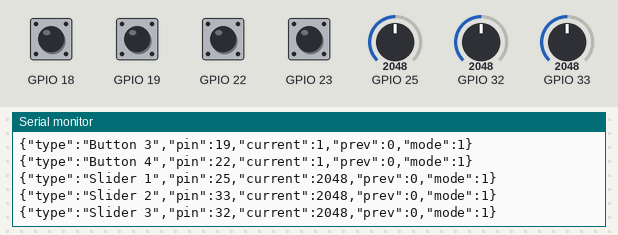
This sketch was run on a simulated ESP32. Shown: the last lines printed to the serial monitor. The inputs (shaded band) are chosen by the test bench; at power-on: GPIO 18, GPIO 19, GPIO 22, GPIO 23 HIGH, GPIO 25 = 2048, GPIO 32 = 2048, GPIO 33 = 2048. WiFi joins after 1.5 s; servers stay silent unless stated; no MQTT or app messages arrive unless stated.

Above: at 2.7 s.
2.8 s: GPIO 25 set to 2866
At 3.4 s:
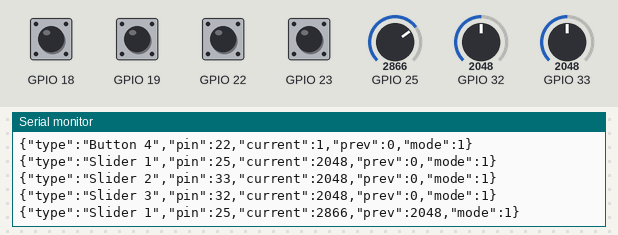
4.3 s: GPIO 32 set to 2866
At 5.5 s:
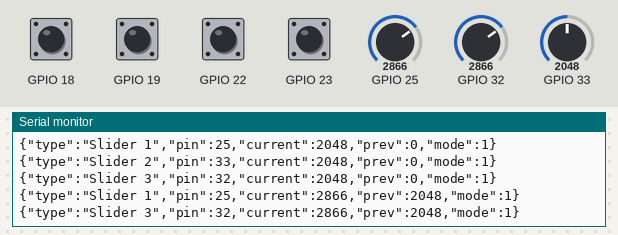
5.8 s: GPIO 33 set to 0
At 6.9 s:
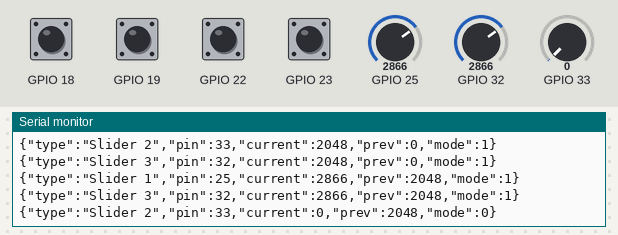
7.3 s: GPIO 18 pulled LOW for 0.15 s
At 8.6 s:
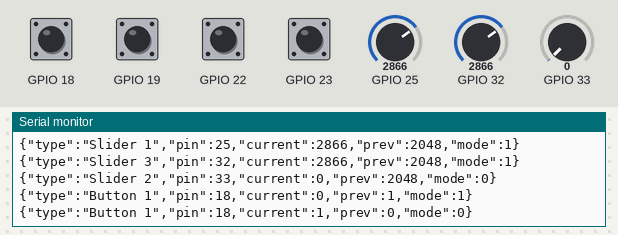
8.9 s: GPIO 19 pulled LOW for 0.15 s
At 10.0 s:
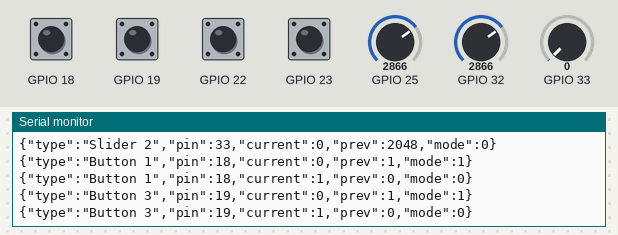
10.5 s: GPIO 18 pulled LOW for 1 s
At 12.4 s:
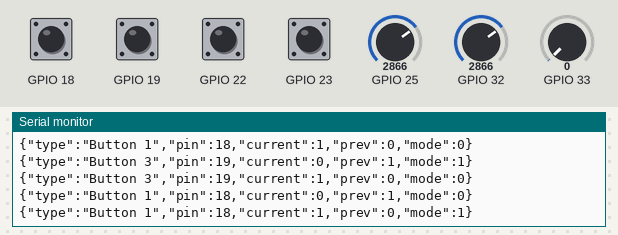
Timing chart, 0 to 13.9 s (numbered marks = the images above; inputs shaded):
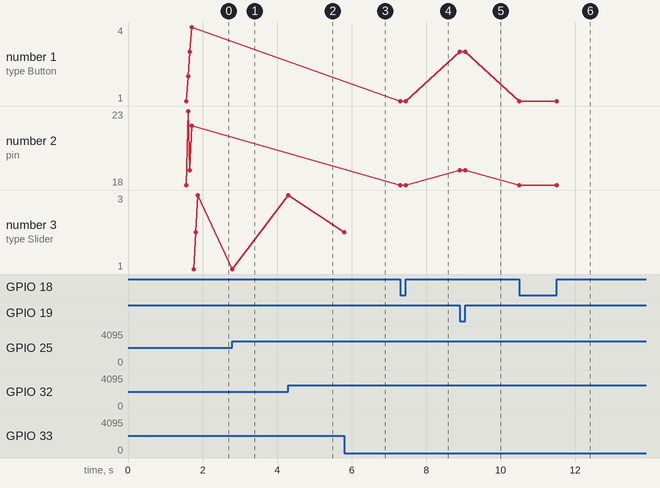

The sketch:

ArduinoMQTTRemote.ino
```cpp
#include <WiFi.h>
#include <PubSubClient.h>
#include <ArduinoJson.h>

// constant
const char* ssid = "WiFi's Name";
const char* password = "WiFi's Password";
const char* mqtt_server = "betterlight.local";
const int mqtt_port = 1883;
const char* mqtt_username = "";
const char* mqtt_password = "";
const char* client_name = "esp32";
const char* main_topic = "betterlight";
WiFiClient client;
PubSubClient mqtt(client);

const unsigned int debounceDelay = 50;
const unsigned int analogDelay = 50;
const unsigned int analogIgnoreRange = 100;
const int cap = JSON_ARRAY_SIZE(7) + 7*JSON_OBJECT_SIZE(5);

// variable
StaticJsonDocument<cap> doc;

unsigned int button1_pressTime = 0;
unsigned int button2_pressTime = 0;
unsigned int button3_pressTime = 0;
unsigned int button4_pressTime = 0;
unsigned int slider1_slideTime = 0;
unsigned int slider2_slideTime = 0;
unsigned int slider3_slideTime = 0;

void setup() {
  Serial.begin(115200);

  // Set up JSON
  doc[0]["type"] = "Button 1";
  doc[0]["pin"] = 18;
  doc[0]["current"] = 0;
  doc[0]["prev"] = 0;
  doc[0]["mode"] = 0;

  doc[1]["type"] = "Button 2";
  doc[1]["pin"] = 23;
  doc[1]["current"] = 0;
  doc[1]["prev"] = 0;
  doc[1]["mode"] = 0;

  doc[2]["type"] = "Button 3";
  doc[2]["pin"] = 19;
  doc[2]["current"] = 0;
  doc[2]["prev"] = 0;
  doc[2]["mode"] = 0;

  doc[3]["type"] = "Button 4";
  doc[3]["pin"] = 22;
  doc[3]["current"] = 0;
  doc[3]["prev"] = 0;
  doc[3]["mode"] = 0;

  doc[4]["type"] = "Slider 1";
  doc[4]["pin"] = 25;
  doc[4]["current"] = 0;
  doc[4]["prev"] = 0;
  doc[4]["mode"] = 0;

  doc[5]["type"] = "Slider 2";
  doc[5]["pin"] = 33;
  doc[5]["current"] = 0;
  doc[5]["prev"] = 0;
  doc[5]["mode"] = 0;

  doc[6]["type"] = "Slider 3";
  doc[6]["pin"] = 32;
  doc[6]["current"] = 0;
  doc[6]["prev"] = 0;
  doc[6]["mode"] = 0;

  // Set up PIN
  pinMode(doc[0]["pin"].as<int>(), INPUT_PULLUP);
  pinMode(doc[1]["pin"].as<int>(), INPUT_PULLUP);
  pinMode(doc[2]["pin"].as<int>(), INPUT_PULLUP);
  pinMode(doc[3]["pin"].as<int>(), INPUT_PULLUP);
  pinMode(doc[4]["pin"].as<int>(), INPUT);
  pinMode(doc[5]["pin"].as<int>(), INPUT);
  pinMode(doc[6]["pin"].as<int>(), INPUT);

  // Set up Time
  button1_pressTime = millis();
  button2_pressTime = millis();
  button3_pressTime = millis();
  button4_pressTime = millis();
  slider1_slideTime = millis();
  slider2_slideTime = millis();
  slider3_slideTime = millis();

  WiFi_connect();
  MQTTBroker_connect();
}

void WiFi_connect() {
  WiFi.mode(WIFI_STA);
  WiFi.begin(ssid, password);

  while (WiFi.status() != WL_CONNECTED) {
    Serial.print(".");
    delay(100);
  }

  Serial.println("\nConnected to WiFi");
  Serial.print("IP Address: ");
  Serial.println(WiFi.localIP());
}

void MQTTBroker_connect() {
  Serial.println("Start MQTT Connection Procedure.");
  mqtt.setServer(mqtt_server, mqtt_port);
  mqtt.setCallback(callback);
  mqtt.connect(client_name, mqtt_username, mqtt_password);

  if (mqtt.connected()) {
    Serial.println("Connect to MQTT Broker.");
  }
  while (!mqtt.connected()) {
    Serial.println("Connecting to MQTT Broker...");
    if (mqtt.connect(client_name)) {
      Serial.println("Connect to MQTT Broker.");
    }
    else {
      Serial.print("Failed with state ");
      Serial.print(mqtt.state());
      Serial.print(" ");
      delay(2000);
    }
  }

  for (int i = 0; i < 7; i++) {
    mqtt.subscribe(
      (String(main_topic) + "/" + String(doc[i]["type"].as<const char*>())).c_str()
    );
  }
  Serial.println("End MQTT Connection Procedure.");
}

void callback(char* topic, byte* payload, unsigned int length) {
  StaticJsonDocument<cap> json_doc;
  deserializeJson(json_doc, payload, length);
}

void loop() {
  if (!mqtt.connected()) {
    MQTTBroker_connect();
  }
  if (WiFi.status() != WL_CONNECTED) {
    WiFi_connect();
  }

  // button1
  doc[0]["current"] = digitalRead(doc[0]["pin"].as<int>());
  if (doc[0]["current"].as<int>() != doc[0]["prev"].as<int>()) {
    if (millis() - button1_pressTime > debounceDelay) {
      if (doc[0]["current"].as<int>() == 1 and doc[0]["prev"].as<int>() == 0) {
        doc[0]["mode"] = 1 - doc[0]["mode"].as<int>();
      }
      serializeJson(doc[0], Serial);
      if (mqtt.connect(client_name, mqtt_username, mqtt_password)) {
        char buffer[256];
        size_t n = serializeJson(doc[0], buffer);
        mqtt.publish(
          (String(main_topic) + "/" + String(doc[0]["type"].as<const char*>())).c_str(), buffer, n
        );
      }
      Serial.print("\n");
      doc[0]["prev"] = doc[0]["current"].as<int>();
      button1_pressTime = millis();
    }
  }

  // button2
  doc[1]["current"] = digitalRead(doc[1]["pin"].as<int>());
  if (doc[1]["current"].as<int>() != doc[1]["prev"].as<int>()) {
    if (millis() - button2_pressTime > debounceDelay) {
      if (doc[1]["current"].as<int>() == 1 and doc[1]["prev"].as<int>() == 0) {
        doc[1]["mode"] = 1 - doc[1]["mode"].as<int>();
      }
      serializeJson(doc[1], Serial);
      if (mqtt.connect(client_name, mqtt_username, mqtt_password)) {
        char buffer[256];
        size_t n = serializeJson(doc[1], buffer);
        mqtt.publish(
          (String(main_topic) + "/" + String(doc[1]["type"].as<const char*>())).c_str(), buffer, n
        );
      }
      Serial.print("\n");
      doc[1]["prev"] = doc[1]["current"].as<int>();
      button2_pressTime = millis();
    }
  }

  // button3
  doc[2]["current"] = digitalRead(doc[2]["pin"].as<int>());
  if (doc[2]["current"].as<int>() != doc[2]["prev"].as<int>()) {
    if (millis() - button3_pressTime > debounceDelay) {
      if (doc[2]["current"].as<int>() == 1 and doc[2]["prev"].as<int>() == 0) {
        doc[2]["mode"] = 1 - doc[2]["mode"].as<int>();
      }
      serializeJson(doc[2], Serial);
      if (mqtt.connect(client_name, mqtt_username, mqtt_password)) {
        char buffer[256];
        size_t n = serializeJson(doc[2], buffer);
        mqtt.publish(
          (String(main_topic) + "/" + String(doc[2]["type"].as<const char*>())).c_str(), buffer, n
        );
      }
      Serial.print("\n");
      doc[2]["prev"] = doc[2]["current"].as<int>();
      button3_pressTime = millis();
    }
  }

  // button4
  doc[3]["current"] = digitalRead(doc[3]["pin"].as<int>());
  if (doc[3]["current"].as<int>() != doc[3]["prev"].as<int>()) {
    if (millis() - button4_pressTime > debounceDelay) {
      if (doc[3]["current"].as<int>() == 1 and doc[3]["prev"].as<int>() == 0) {
        doc[3]["mode"] = 1 - doc[3]["mode"].as<int>();
      }
      serializeJson(doc[3], Serial);
      if (mqtt.connect(client_name, mqtt_username, mqtt_password)) {
        char buffer[256];
        size_t n = serializeJson(doc[3], buffer);
        mqtt.publish(
          (String(main_topic) + "/" + String(doc[3]["type"].as<const char*>())).c_str(), buffer, n
        );
      }
      Serial.print("\n");
      doc[3]["prev"] = doc[3]["current"].as<int>();
      button4_pressTime = millis();
    }
  }

  //slider1
  doc[4]["current"] = analogRead(doc[4]["pin"].as<int>());
  if (abs(doc[4]["current"].as<int>() - doc[4]["prev"].as<int>()) > analogIgnoreRange) {
    if (millis() - slider1_slideTime > analogDelay) {
      if (doc[4]["current"].as<int>() - doc[4]["prev"].as<int>() > 0) {
        doc[4]["mode"] = 1;
      }
      else {
        doc[4]["mode"] = 0;
      }
      serializeJson(doc[4], Serial);
      if (mqtt.connect(client_name, mqtt_username, mqtt_password)) {
        char buffer[256];
        size_t n = serializeJson(doc[4], buffer);
        mqtt.publish(
          (String(main_topic) + "/" + String(doc[4]["type"].as<const char*>())).c_str(), buffer, n
        );
      }
      Serial.print("\n");
      doc[4]["prev"] = doc[4]["current"].as<int>();
      slider1_slideTime = millis();
    }
  }

  //slider2
  doc[5]["current"] = analogRead(doc[5]["pin"].as<int>());
  if (abs(doc[5]["current"].as<int>() - doc[5]["prev"].as<int>()) > analogIgnoreRange) {
    if (millis() - slider2_slideTime > analogDelay) {
      if (doc[5]["current"].as<int>() - doc[5]["prev"].as<int>() > 0) {
        doc[5]["mode"] = 1;
      }
      else {
        doc[5]["mode"] = 0;
      }
      serializeJson(doc[5], Serial);
      if (mqtt.connect(client_name, mqtt_username, mqtt_password)) {
        char buffer[256];
        size_t n = serializeJson(doc[5], buffer);
        mqtt.publish(
          (String(main_topic) + "/" + String(doc[5]["type"].as<const char*>())).c_str(), buffer, n
        );
      }
      Serial.print("\n");
      doc[5]["prev"] = doc[5]["current"].as<int>();
      slider2_slideTime = millis();
    }
  }

  //slider3
  doc[6]["current"] = analogRead(doc[6]["pin"].as<int>());
  if (abs(doc[6]["current"].as<int>() - doc[6]["prev"].as<int>()) > analogIgnoreRange) {
    if (millis() - slider3_slideTime > analogDelay) {
      if (doc[6]["current"].as<int>() - doc[6]["prev"].as<int>() > 0) {
        doc[6]["mode"] = 1;
      }
      else {
        doc[6]["mode"] = 0;
      }
      serializeJson(doc[6], Serial);
      if (mqtt.connect(client_name, mqtt_username, mqtt_password)) {
        char buffer[256];
        size_t n = serializeJson(doc[6], buffer);
        mqtt.publish(
          (String(main_topic) + "/" + String(doc[6]["type"].as<const char*>())).c_str(), buffer, n
        );
      }
      Serial.print("\n");
      doc[6]["prev"] = doc[6]["current"].as<int>();
      slider3_slideTime = millis();
    }
  }

  mqtt.loop();
}
```

Measured:
- after the input at 2.8 s, the serial monitor: prints a new line at once (image 1)
- after the input at 4.3 s, the serial monitor: prints a new line at once (image 2)
- after the input at 5.8 s, the serial monitor: prints a new line at once (image 3)
- after the input at 7.3 s, the serial monitor: prints a new line at once (image 4)
- after the input at 8.9 s, the serial monitor: prints a new line at once (image 5)
- after the input at 10.5 s, the serial monitor: prints a new line at once (image 6)
- plotted number 1: 1 → 3 after the input at 8.9 s
- plotted number 2: 22 → 18 after the input at 7.3 s, 18 → 19 after the input at 8.9 s, 19 → 18 after the input at 10.5 s
